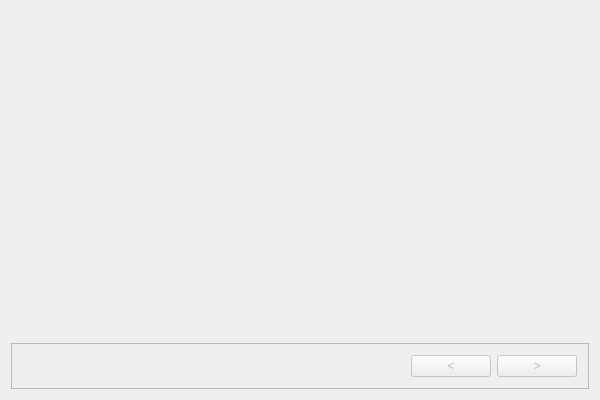
<?xml version="1.0" encoding="UTF-8"?>
<ui version="4.0">
 <class>PreviewContainerWidgetClass</class>
 <widget class="QWidget" name="PreviewContainerWidgetClass">
  <property name="geometry">
   <rect>
    <x>0</x>
    <y>0</y>
    <width>600</width>
    <height>400</height>
   </rect>
  </property>
  <property name="windowTitle">
   <string>PreviewContainerWidget</string>
  </property>
  <layout class="QVBoxLayout" name="verticalLayout" stretch="0,0">
   <item>
    <widget class="QStackedWidget" name="stackedWidget">
     <property name="currentIndex">
      <number>0</number>
     </property>
     <widget class="QWidget" name="pageMain"/>
    </widget>
   </item>
   <item>
    <widget class="QFrame" name="frameControls">
     <property name="enabled">
      <bool>false</bool>
     </property>
     <property name="frameShape">
      <enum>QFrame::Shape::StyledPanel</enum>
     </property>
     <property name="frameShadow">
      <enum>QFrame::Shadow::Raised</enum>
     </property>
     <layout class="QHBoxLayout" name="horizontalLayout">
      <item>
       <spacer name="horizontalSpacer">
        <property name="orientation">
         <enum>Qt::Orientation::Horizontal</enum>
        </property>
        <property name="sizeHint" stdset="0">
         <size>
          <width>40</width>
          <height>20</height>
         </size>
        </property>
       </spacer>
      </item>
      <item>
       <widget class="QPushButton" name="buttonPrevious">
        <property name="enabled">
         <bool>false</bool>
        </property>
        <property name="text">
         <string>&lt;</string>
        </property>
       </widget>
      </item>
      <item>
       <widget class="QPushButton" name="buttonNext">
        <property name="enabled">
         <bool>false</bool>
        </property>
        <property name="text">
         <string>&gt;</string>
        </property>
       </widget>
      </item>
     </layout>
    </widget>
   </item>
  </layout>
 </widget>
 <layoutdefault spacing="6" margin="11"/>
 <resources/>
 <connections/>
</ui>
